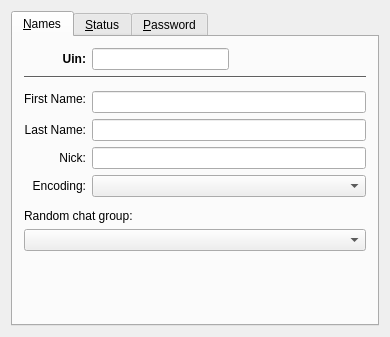
<?xml version="1.0" encoding="UTF-8"?>
<ui version="4.0">
 <class>MainInfo</class>
 <widget class="QWidget" name="MainInfo">
  <property name="geometry">
   <rect>
    <x>0</x>
    <y>0</y>
    <width>390</width>
    <height>337</height>
   </rect>
  </property>
  <property name="windowTitle">
   <string>Form5</string>
  </property>
  <layout class="QVBoxLayout">
   <property name="spacing">
    <number>6</number>
   </property>
   <property name="margin">
    <number>11</number>
   </property>
   <item>
    <widget class="QTabWidget" name="tabWnd">
     <property name="currentIndex">
      <number>0</number>
     </property>
     <widget class="QWidget" name="tab1">
      <attribute name="title">
       <string>&amp;Names</string>
      </attribute>
      <layout class="QGridLayout">
       <property name="margin">
        <number>11</number>
       </property>
       <property name="spacing">
        <number>6</number>
       </property>
       <item row="4" column="0">
        <widget class="QLabel" name="lblLast">
         <property name="font">
          <font/>
         </property>
         <property name="text">
          <string>Last Name:</string>
         </property>
         <property name="alignment">
          <set>Qt::AlignRight|Qt::AlignTrailing|Qt::AlignVCenter</set>
         </property>
         <property name="wordWrap">
          <bool>false</bool>
         </property>
        </widget>
       </item>
       <item row="5" column="1">
        <widget class="QLineEdit" name="edtNick"/>
       </item>
       <item row="3" column="1">
        <widget class="QLineEdit" name="edtFirst"/>
       </item>
       <item row="0" column="0">
        <widget class="QLabel" name="lblUin">
         <property name="font">
          <font>
           <weight>75</weight>
           <bold>true</bold>
          </font>
         </property>
         <property name="text">
          <string>Uin:</string>
         </property>
         <property name="alignment">
          <set>Qt::AlignRight|Qt::AlignTrailing|Qt::AlignVCenter</set>
         </property>
         <property name="wordWrap">
          <bool>false</bool>
         </property>
        </widget>
       </item>
       <item row="5" column="0">
        <widget class="QLabel" name="TextLabel30">
         <property name="text">
          <string>Nick:</string>
         </property>
         <property name="alignment">
          <set>Qt::AlignRight|Qt::AlignTrailing|Qt::AlignVCenter</set>
         </property>
         <property name="wordWrap">
          <bool>false</bool>
         </property>
        </widget>
       </item>
       <item row="4" column="1">
        <widget class="QLineEdit" name="edtLast"/>
       </item>
       <item row="1" column="0" colspan="2">
        <widget class="Line" name="lineDiv">
         <property name="sizePolicy">
          <sizepolicy hsizetype="Minimum" vsizetype="Fixed">
           <horstretch>0</horstretch>
           <verstretch>0</verstretch>
          </sizepolicy>
         </property>
         <property name="palette">
          <palette>
           <active>
            <colorrole role="WindowText">
             <brush brushstyle="SolidPattern">
              <color alpha="255">
               <red>0</red>
               <green>0</green>
               <blue>0</blue>
              </color>
             </brush>
            </colorrole>
            <colorrole role="Button">
             <brush brushstyle="SolidPattern">
              <color alpha="255">
               <red>192</red>
               <green>192</green>
               <blue>192</blue>
              </color>
             </brush>
            </colorrole>
            <colorrole role="Light">
             <brush brushstyle="SolidPattern">
              <color alpha="255">
               <red>255</red>
               <green>255</green>
               <blue>255</blue>
              </color>
             </brush>
            </colorrole>
            <colorrole role="Midlight">
             <brush brushstyle="SolidPattern">
              <color alpha="255">
               <red>223</red>
               <green>223</green>
               <blue>223</blue>
              </color>
             </brush>
            </colorrole>
            <colorrole role="Dark">
             <brush brushstyle="SolidPattern">
              <color alpha="255">
               <red>96</red>
               <green>96</green>
               <blue>96</blue>
              </color>
             </brush>
            </colorrole>
            <colorrole role="Mid">
             <brush brushstyle="SolidPattern">
              <color alpha="255">
               <red>128</red>
               <green>128</green>
               <blue>128</blue>
              </color>
             </brush>
            </colorrole>
            <colorrole role="Text">
             <brush brushstyle="SolidPattern">
              <color alpha="255">
               <red>0</red>
               <green>0</green>
               <blue>0</blue>
              </color>
             </brush>
            </colorrole>
            <colorrole role="BrightText">
             <brush brushstyle="SolidPattern">
              <color alpha="255">
               <red>255</red>
               <green>255</green>
               <blue>255</blue>
              </color>
             </brush>
            </colorrole>
            <colorrole role="ButtonText">
             <brush brushstyle="SolidPattern">
              <color alpha="255">
               <red>0</red>
               <green>0</green>
               <blue>0</blue>
              </color>
             </brush>
            </colorrole>
            <colorrole role="Base">
             <brush brushstyle="SolidPattern">
              <color alpha="255">
               <red>255</red>
               <green>255</green>
               <blue>255</blue>
              </color>
             </brush>
            </colorrole>
            <colorrole role="Window">
             <brush brushstyle="SolidPattern">
              <color alpha="255">
               <red>192</red>
               <green>192</green>
               <blue>192</blue>
              </color>
             </brush>
            </colorrole>
            <colorrole role="Shadow">
             <brush brushstyle="SolidPattern">
              <color alpha="255">
               <red>0</red>
               <green>0</green>
               <blue>0</blue>
              </color>
             </brush>
            </colorrole>
            <colorrole role="Highlight">
             <brush brushstyle="SolidPattern">
              <color alpha="255">
               <red>0</red>
               <green>0</green>
               <blue>128</blue>
              </color>
             </brush>
            </colorrole>
            <colorrole role="HighlightedText">
             <brush brushstyle="SolidPattern">
              <color alpha="255">
               <red>255</red>
               <green>255</green>
               <blue>255</blue>
              </color>
             </brush>
            </colorrole>
           </active>
           <inactive>
            <colorrole role="WindowText">
             <brush brushstyle="SolidPattern">
              <color alpha="255">
               <red>0</red>
               <green>0</green>
               <blue>0</blue>
              </color>
             </brush>
            </colorrole>
            <colorrole role="Button">
             <brush brushstyle="SolidPattern">
              <color alpha="255">
               <red>192</red>
               <green>192</green>
               <blue>192</blue>
              </color>
             </brush>
            </colorrole>
            <colorrole role="Light">
             <brush brushstyle="SolidPattern">
              <color alpha="255">
               <red>255</red>
               <green>255</green>
               <blue>255</blue>
              </color>
             </brush>
            </colorrole>
            <colorrole role="Midlight">
             <brush brushstyle="SolidPattern">
              <color alpha="255">
               <red>220</red>
               <green>220</green>
               <blue>220</blue>
              </color>
             </brush>
            </colorrole>
            <colorrole role="Dark">
             <brush brushstyle="SolidPattern">
              <color alpha="255">
               <red>96</red>
               <green>96</green>
               <blue>96</blue>
              </color>
             </brush>
            </colorrole>
            <colorrole role="Mid">
             <brush brushstyle="SolidPattern">
              <color alpha="255">
               <red>128</red>
               <green>128</green>
               <blue>128</blue>
              </color>
             </brush>
            </colorrole>
            <colorrole role="Text">
             <brush brushstyle="SolidPattern">
              <color alpha="255">
               <red>0</red>
               <green>0</green>
               <blue>0</blue>
              </color>
             </brush>
            </colorrole>
            <colorrole role="BrightText">
             <brush brushstyle="SolidPattern">
              <color alpha="255">
               <red>255</red>
               <green>255</green>
               <blue>255</blue>
              </color>
             </brush>
            </colorrole>
            <colorrole role="ButtonText">
             <brush brushstyle="SolidPattern">
              <color alpha="255">
               <red>0</red>
               <green>0</green>
               <blue>0</blue>
              </color>
             </brush>
            </colorrole>
            <colorrole role="Base">
             <brush brushstyle="SolidPattern">
              <color alpha="255">
               <red>255</red>
               <green>255</green>
               <blue>255</blue>
              </color>
             </brush>
            </colorrole>
            <colorrole role="Window">
             <brush brushstyle="SolidPattern">
              <color alpha="255">
               <red>192</red>
               <green>192</green>
               <blue>192</blue>
              </color>
             </brush>
            </colorrole>
            <colorrole role="Shadow">
             <brush brushstyle="SolidPattern">
              <color alpha="255">
               <red>0</red>
               <green>0</green>
               <blue>0</blue>
              </color>
             </brush>
            </colorrole>
            <colorrole role="Highlight">
             <brush brushstyle="SolidPattern">
              <color alpha="255">
               <red>0</red>
               <green>0</green>
               <blue>128</blue>
              </color>
             </brush>
            </colorrole>
            <colorrole role="HighlightedText">
             <brush brushstyle="SolidPattern">
              <color alpha="255">
               <red>255</red>
               <green>255</green>
               <blue>255</blue>
              </color>
             </brush>
            </colorrole>
           </inactive>
           <disabled>
            <colorrole role="WindowText">
             <brush brushstyle="SolidPattern">
              <color alpha="255">
               <red>128</red>
               <green>128</green>
               <blue>128</blue>
              </color>
             </brush>
            </colorrole>
            <colorrole role="Button">
             <brush brushstyle="SolidPattern">
              <color alpha="255">
               <red>192</red>
               <green>192</green>
               <blue>192</blue>
              </color>
             </brush>
            </colorrole>
            <colorrole role="Light">
             <brush brushstyle="SolidPattern">
              <color alpha="255">
               <red>255</red>
               <green>255</green>
               <blue>255</blue>
              </color>
             </brush>
            </colorrole>
            <colorrole role="Midlight">
             <brush brushstyle="SolidPattern">
              <color alpha="255">
               <red>220</red>
               <green>220</green>
               <blue>220</blue>
              </color>
             </brush>
            </colorrole>
            <colorrole role="Dark">
             <brush brushstyle="SolidPattern">
              <color alpha="255">
               <red>96</red>
               <green>96</green>
               <blue>96</blue>
              </color>
             </brush>
            </colorrole>
            <colorrole role="Mid">
             <brush brushstyle="SolidPattern">
              <color alpha="255">
               <red>128</red>
               <green>128</green>
               <blue>128</blue>
              </color>
             </brush>
            </colorrole>
            <colorrole role="Text">
             <brush brushstyle="SolidPattern">
              <color alpha="255">
               <red>128</red>
               <green>128</green>
               <blue>128</blue>
              </color>
             </brush>
            </colorrole>
            <colorrole role="BrightText">
             <brush brushstyle="SolidPattern">
              <color alpha="255">
               <red>255</red>
               <green>255</green>
               <blue>255</blue>
              </color>
             </brush>
            </colorrole>
            <colorrole role="ButtonText">
             <brush brushstyle="SolidPattern">
              <color alpha="255">
               <red>128</red>
               <green>128</green>
               <blue>128</blue>
              </color>
             </brush>
            </colorrole>
            <colorrole role="Base">
             <brush brushstyle="SolidPattern">
              <color alpha="255">
               <red>255</red>
               <green>255</green>
               <blue>255</blue>
              </color>
             </brush>
            </colorrole>
            <colorrole role="Window">
             <brush brushstyle="SolidPattern">
              <color alpha="255">
               <red>192</red>
               <green>192</green>
               <blue>192</blue>
              </color>
             </brush>
            </colorrole>
            <colorrole role="Shadow">
             <brush brushstyle="SolidPattern">
              <color alpha="255">
               <red>0</red>
               <green>0</green>
               <blue>0</blue>
              </color>
             </brush>
            </colorrole>
            <colorrole role="Highlight">
             <brush brushstyle="SolidPattern">
              <color alpha="255">
               <red>0</red>
               <green>0</green>
               <blue>128</blue>
              </color>
             </brush>
            </colorrole>
            <colorrole role="HighlightedText">
             <brush brushstyle="SolidPattern">
              <color alpha="255">
               <red>255</red>
               <green>255</green>
               <blue>255</blue>
              </color>
             </brush>
            </colorrole>
           </disabled>
          </palette>
         </property>
         <property name="frameShape">
          <enum>QFrame::HLine</enum>
         </property>
         <property name="frameShadow">
          <enum>QFrame::Sunken</enum>
         </property>
        </widget>
       </item>
       <item row="0" column="1">
        <layout class="QHBoxLayout">
         <property name="spacing">
          <number>6</number>
         </property>
         <property name="margin">
          <number>0</number>
         </property>
         <item>
          <widget class="QLineEdit" name="edtUin">
           <property name="font">
            <font>
             <weight>75</weight>
             <bold>true</bold>
            </font>
           </property>
          </widget>
         </item>
         <item>
          <spacer name="Spacer26">
           <property name="orientation">
            <enum>Qt::Horizontal</enum>
           </property>
           <property name="sizeType">
            <enum>QSizePolicy::Expanding</enum>
           </property>
           <property name="sizeHint" stdset="0">
            <size>
             <width>20</width>
             <height>20</height>
            </size>
           </property>
          </spacer>
         </item>
        </layout>
       </item>
       <item row="2" column="0" rowspan="2">
        <widget class="QLabel" name="lblFirst">
         <property name="text">
          <string>First Name:</string>
         </property>
         <property name="alignment">
          <set>Qt::AlignRight|Qt::AlignTrailing|Qt::AlignVCenter</set>
         </property>
         <property name="wordWrap">
          <bool>false</bool>
         </property>
        </widget>
       </item>
       <item row="7" column="0" colspan="2">
        <widget class="Line" name="Line2">
         <property name="sizePolicy">
          <sizepolicy hsizetype="Minimum" vsizetype="Fixed">
           <horstretch>0</horstretch>
           <verstretch>0</verstretch>
          </sizepolicy>
         </property>
        </widget>
       </item>
       <item row="11" column="1">
        <spacer name="Spacer7">
         <property name="orientation">
          <enum>Qt::Vertical</enum>
         </property>
         <property name="sizeType">
          <enum>QSizePolicy::Expanding</enum>
         </property>
         <property name="sizeHint" stdset="0">
          <size>
           <width>20</width>
           <height>20</height>
          </size>
         </property>
        </spacer>
       </item>
       <item row="9" column="0" colspan="2">
        <widget class="QLabel" name="lblRandom">
         <property name="text">
          <string>Random chat group:</string>
         </property>
         <property name="wordWrap">
          <bool>false</bool>
         </property>
        </widget>
       </item>
       <item row="10" column="0" colspan="2">
        <widget class="QComboBox" name="cmbRandom"/>
       </item>
       <item row="6" column="0">
        <widget class="QLabel" name="label">
         <property name="text">
          <string>Encoding:</string>
         </property>
         <property name="alignment">
          <set>Qt::AlignRight|Qt::AlignTrailing|Qt::AlignVCenter</set>
         </property>
        </widget>
       </item>
       <item row="6" column="1">
        <widget class="QComboBox" name="cmbEncoding"/>
       </item>
      </layout>
     </widget>
     <widget class="QWidget" name="tab2">
      <attribute name="title">
       <string>&amp;Status</string>
      </attribute>
      <layout class="QGridLayout">
       <property name="margin">
        <number>11</number>
       </property>
       <property name="spacing">
        <number>6</number>
       </property>
       <item row="0" column="0">
        <widget class="QLabel" name="TextLabel1_3">
         <property name="text">
          <string>Status:</string>
         </property>
         <property name="alignment">
          <set>Qt::AlignRight|Qt::AlignTrailing|Qt::AlignVCenter</set>
         </property>
         <property name="wordWrap">
          <bool>false</bool>
         </property>
        </widget>
       </item>
       <item row="0" column="1">
        <widget class="QComboBox" name="cmbStatus"/>
       </item>
       <item row="1" column="0">
        <widget class="QLabel" name="lblOnline">
         <property name="text">
          <string>Online:</string>
         </property>
         <property name="alignment">
          <set>Qt::AlignRight|Qt::AlignTrailing|Qt::AlignVCenter</set>
         </property>
         <property name="wordWrap">
          <bool>false</bool>
         </property>
        </widget>
       </item>
       <item row="1" column="1">
        <widget class="QLineEdit" name="edtOnline"/>
       </item>
       <item row="2" column="0">
        <widget class="QLabel" name="lblNA">
         <property name="text">
          <string/>
         </property>
         <property name="alignment">
          <set>Qt::AlignRight|Qt::AlignTrailing|Qt::AlignVCenter</set>
         </property>
         <property name="wordWrap">
          <bool>false</bool>
         </property>
        </widget>
       </item>
       <item row="2" column="1">
        <widget class="QLineEdit" name="edtNA">
         <property name="font">
          <font/>
         </property>
        </widget>
       </item>
       <item row="3" column="0">
        <widget class="QLabel" name="lblExtIP">
         <property name="text">
          <string>External IP:</string>
         </property>
         <property name="alignment">
          <set>Qt::AlignRight|Qt::AlignTrailing|Qt::AlignVCenter</set>
         </property>
         <property name="wordWrap">
          <bool>false</bool>
         </property>
        </widget>
       </item>
       <item row="3" column="1">
        <widget class="QLineEdit" name="edtExtIP"/>
       </item>
       <item row="4" column="0">
        <widget class="QLabel" name="lblIntIP">
         <property name="text">
          <string>Internal IP:</string>
         </property>
         <property name="alignment">
          <set>Qt::AlignRight|Qt::AlignTrailing|Qt::AlignVCenter</set>
         </property>
         <property name="wordWrap">
          <bool>false</bool>
         </property>
        </widget>
       </item>
       <item row="4" column="1">
        <widget class="QLineEdit" name="edtIntIP"/>
       </item>
       <item row="5" column="0">
        <widget class="QLabel" name="lblClient">
         <property name="text">
          <string>Client:</string>
         </property>
         <property name="alignment">
          <set>Qt::AlignRight|Qt::AlignTrailing|Qt::AlignVCenter</set>
         </property>
         <property name="wordWrap">
          <bool>false</bool>
         </property>
        </widget>
       </item>
       <item row="5" column="1">
        <widget class="QLineEdit" name="edtClient"/>
       </item>
       <item row="7" column="1">
        <spacer name="Spacer6_2">
         <property name="orientation">
          <enum>Qt::Vertical</enum>
         </property>
         <property name="sizeType">
          <enum>QSizePolicy::Expanding</enum>
         </property>
         <property name="sizeHint" stdset="0">
          <size>
           <width>20</width>
           <height>20</height>
          </size>
         </property>
        </spacer>
       </item>
       <item row="6" column="1">
        <widget class="QPlainTextEdit" name="edtAutoReply"/>
       </item>
      </layout>
     </widget>
     <widget class="QWidget" name="password">
      <attribute name="title">
       <string>&amp;Password</string>
      </attribute>
      <layout class="QGridLayout">
       <property name="margin">
        <number>11</number>
       </property>
       <property name="spacing">
        <number>6</number>
       </property>
       <item row="2" column="0">
        <widget class="QLabel" name="TextLabel2">
         <property name="text">
          <string>New password:</string>
         </property>
         <property name="alignment">
          <set>Qt::AlignRight|Qt::AlignTrailing|Qt::AlignVCenter</set>
         </property>
         <property name="wordWrap">
          <bool>false</bool>
         </property>
        </widget>
       </item>
       <item row="0" column="1">
        <widget class="QLineEdit" name="edtCurrent">
         <property name="echoMode">
          <enum>QLineEdit::Password</enum>
         </property>
        </widget>
       </item>
       <item row="3" column="1">
        <widget class="QLineEdit" name="edtPswd2">
         <property name="echoMode">
          <enum>QLineEdit::Password</enum>
         </property>
        </widget>
       </item>
       <item row="3" column="0">
        <widget class="QLabel" name="TextLabel3">
         <property name="text">
          <string>Retype new password:</string>
         </property>
         <property name="alignment">
          <set>Qt::AlignRight|Qt::AlignTrailing|Qt::AlignVCenter</set>
         </property>
         <property name="wordWrap">
          <bool>false</bool>
         </property>
        </widget>
       </item>
       <item row="0" column="0">
        <widget class="QLabel" name="TextLabel1">
         <property name="text">
          <string>Current password:</string>
         </property>
         <property name="alignment">
          <set>Qt::AlignRight|Qt::AlignTrailing|Qt::AlignVCenter</set>
         </property>
         <property name="wordWrap">
          <bool>false</bool>
         </property>
        </widget>
       </item>
       <item row="4" column="0">
        <spacer name="Spacer6">
         <property name="orientation">
          <enum>Qt::Vertical</enum>
         </property>
         <property name="sizeType">
          <enum>QSizePolicy::Expanding</enum>
         </property>
         <property name="sizeHint" stdset="0">
          <size>
           <width>20</width>
           <height>20</height>
          </size>
         </property>
        </spacer>
       </item>
       <item row="1" column="0" colspan="2">
        <widget class="Line" name="Line2_2">
         <property name="frameShape">
          <enum>QFrame::HLine</enum>
         </property>
         <property name="frameShadow">
          <enum>QFrame::Sunken</enum>
         </property>
        </widget>
       </item>
       <item row="2" column="1">
        <widget class="QLineEdit" name="edtPswd1">
         <property name="echoMode">
          <enum>QLineEdit::Password</enum>
         </property>
        </widget>
       </item>
      </layout>
     </widget>
    </widget>
   </item>
  </layout>
 </widget>
 <tabstops>
  <tabstop>tabWnd</tabstop>
  <tabstop>edtUin</tabstop>
  <tabstop>edtFirst</tabstop>
  <tabstop>edtLast</tabstop>
  <tabstop>edtNick</tabstop>
  <tabstop>cmbRandom</tabstop>
  <tabstop>cmbStatus</tabstop>
  <tabstop>edtOnline</tabstop>
  <tabstop>edtNA</tabstop>
  <tabstop>edtExtIP</tabstop>
  <tabstop>edtIntIP</tabstop>
  <tabstop>edtClient</tabstop>
 </tabstops>
 <resources/>
 <connections/>
</ui>
